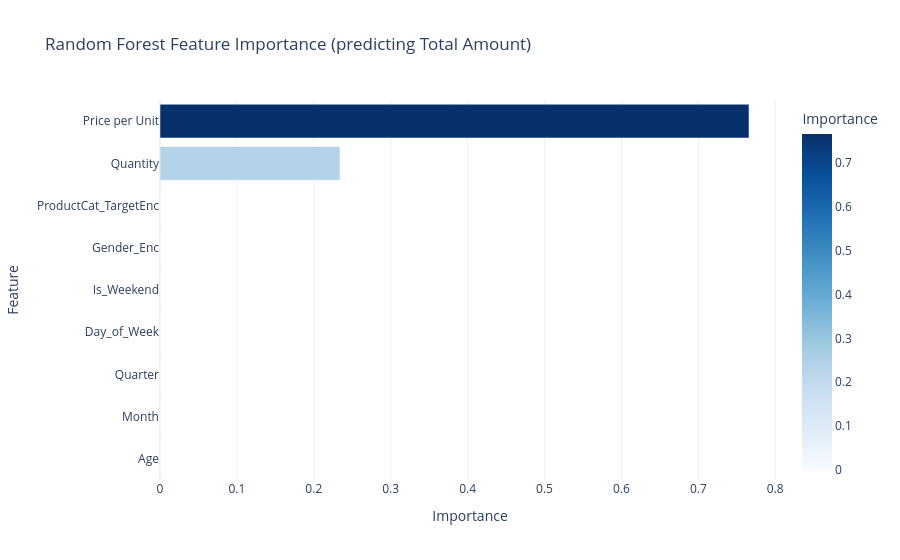

Write notebook code for a chart like this one.
### Code cell
# --- [Section 8.1: Random Forest Feature Importance] ---
# A Random Forest regressor reveals which features reduce prediction error the most.
# This is a non-parametric importance estimate — works for non-linear relationships.
# We use a small quick forest here (n_estimators=100) — NOT a final model.

from sklearn.ensemble import RandomForestRegressor
from sklearn.model_selection import train_test_split

feature_cols = ['Age', 'Quantity', 'Price per Unit', 'Month', 'Quarter',
                'Day_of_Week', 'Is_Weekend', 'Gender_Enc', 'ProductCat_TargetEnc']

X = df_feat[feature_cols].dropna()
y = df_feat.loc[X.index, 'Total Amount']

X_train, X_test, y_train, y_test = train_test_split(X, y, test_size=0.2, random_state=42)

rf = RandomForestRegressor(n_estimators=100, random_state=42, n_jobs=-1)
rf.fit(X_train, y_train)

importance_df = pd.DataFrame({
    'Feature': feature_cols,
    'Importance': rf.feature_importances_
}).sort_values('Importance', ascending=True)

fig = px.bar(importance_df, x='Importance', y='Feature', orientation='h',
             title='Random Forest Feature Importance (predicting Total Amount)',
             color='Importance', color_continuous_scale='Blues',
             template='plotly_white')
fig.show()

print(f"Model R² on test set: {rf.score(X_test, y_test):.3f}")

### Figure 1 — Plotly figure (JSON) as saved in the notebook; plotly's stock layout.template omitted (floating-point values rounded to 4 significant figures)
{"data": [{"alignmentgroup": "True", "hovertemplate": "Importance=%{marker.color}<br>Feature=%{y}<extra></extra>", "legendgroup": "", "marker": {"color": [0, 0, 0, 0, 0, 0, 0, 0.2341, 0.7659], "coloraxis": "coloraxis", "pattern": {"shape": ""}}, "name": "", "offsetgroup": "", "orientation": "h", "showlegend": false, "textposition": "auto", "type": "bar", "x": [0, 0, 0, 0, 0, 0, 0, 0.2341, 0.7659], "xaxis": "x", "y": ["Age", "Month", "Quarter", "Day_of_Week", "Is_Weekend", "Gender_Enc", "ProductCat_TargetEnc", "Quantity", "Price per Unit"], "yaxis": "y"}], "layout": {"barmode": "relative", "coloraxis": {"colorbar": {"title": {"text": "Importance"}}, "colorscale": [[0, "rgb(247,251,255)"], [0.125, "rgb(222,235,247)"], [0.25, "rgb(198,219,239)"], [0.375, "rgb(158,202,225)"], [0.5, "rgb(107,174,214)"], [0.625, "rgb(66,146,198)"], [0.75, "rgb(33,113,181)"], [0.875, "rgb(8,81,156)"], [1, "rgb(8,48,107)"]]}, "legend": {"tracegroupgap": 0}, "title": {"text": "Random Forest Feature Importance (predicting Total Amount)"}, "xaxis": {"anchor": "y", "domain": [0, 1], "title": {"text": "Importance"}}, "yaxis": {"anchor": "x", "domain": [0, 1], "title": {"text": "Feature"}}}}
